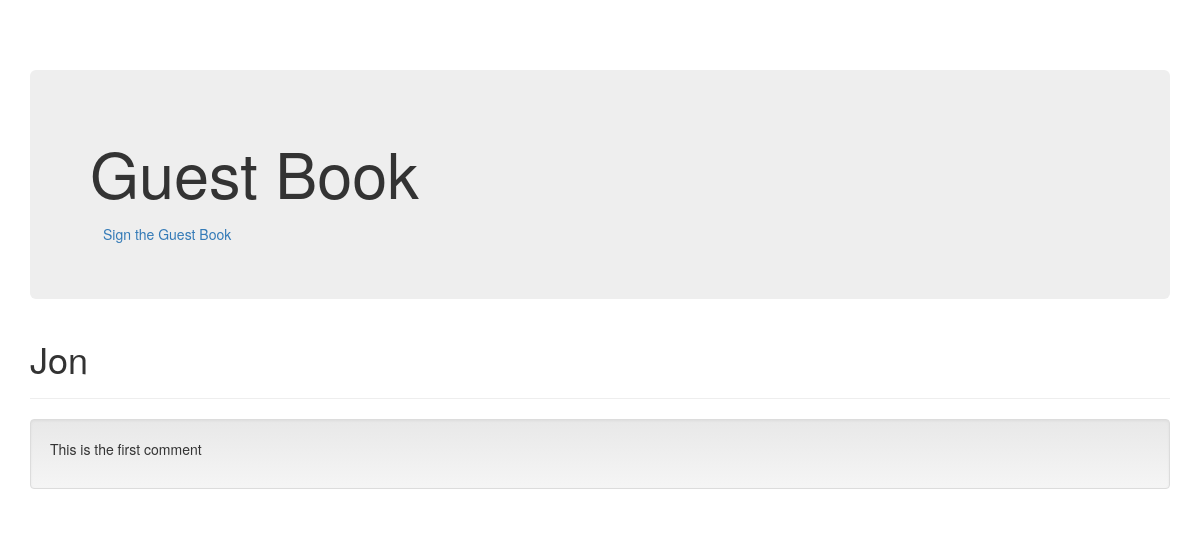
/guestbook/, run on an earlier commit of the app's database.
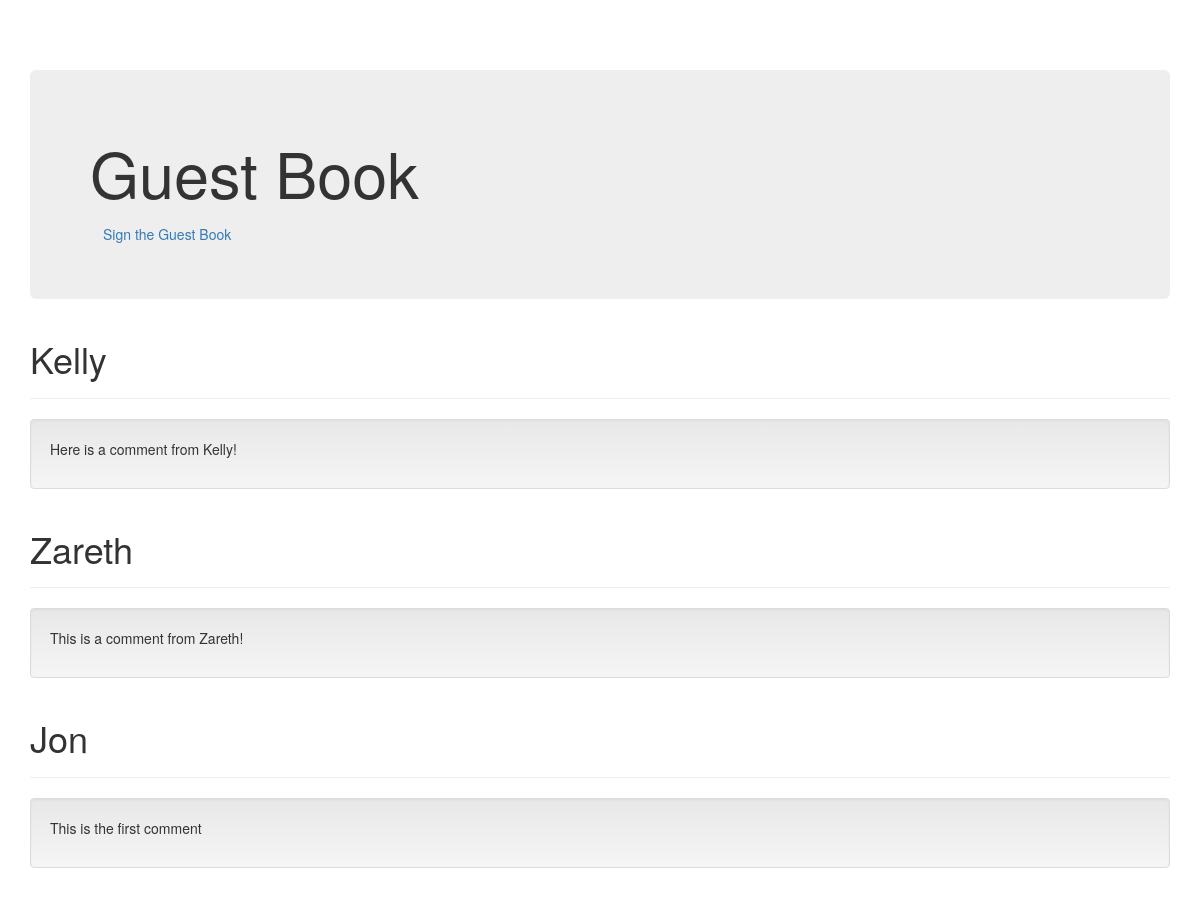
And on a later commit of the database.
### guestbook/models.py (models this page shows, shortened)
class Comment(models.Model):
    name = models.CharField(max_length=20)
    comment = models.TextField()
    date_added = models.DateTimeField(default=timezone.now)

### guestbook/views.py (the view)
# urls.py: path('', views.index, name='index'),
def index(request):
    comments = Comment.objects.order_by('-date_added')
    context = {'comments': comments}
    return render(request, 'guestbook/index.html', context)

### guestbook/templates/guestbook/index.html (shortened to what this page needs)
{% load static %}
<!DOCTYPE html>
<html lang="en">
  <head>
    <link href="{% static 'guestbook/bootstrap.min.css' %}" rel="stylesheet">
    <link href="{% static 'guestbook/bootstrap-theme.min.css' %}" rel="stylesheet">
    <link href="{% static 'guestbook/theme.css' %}" rel="stylesheet">
  </head>
  <body>
    <div class="container theme-showcase" role="main">
      <div class="jumbotron">
        <h1>Guest Book</h1>
        <a type="button" class="btn btn-link" href="{% url 'sign' %}">Sign the Guest Book</a>
      </div>
      {% for c in comments %}
      <div class="page-header">
        <h1>{{c.name}}</h1>
      </div>
      <div class="well">
        <p>{{ c.comment }}</p>
      </div>
      {% endfor %}
    </div>
  </body>
</html>

### guestbook/static/guestbook/theme.css (style rules this page uses)
body { padding-top: 70px; padding-bottom: 30px; }

What changed in the data, as far as the page shows it:
added Comment: name "Kelly", comment "Here is a comment from Kelly!"
added Comment: name "Zareth", comment "This is a comment from Zareth!"
